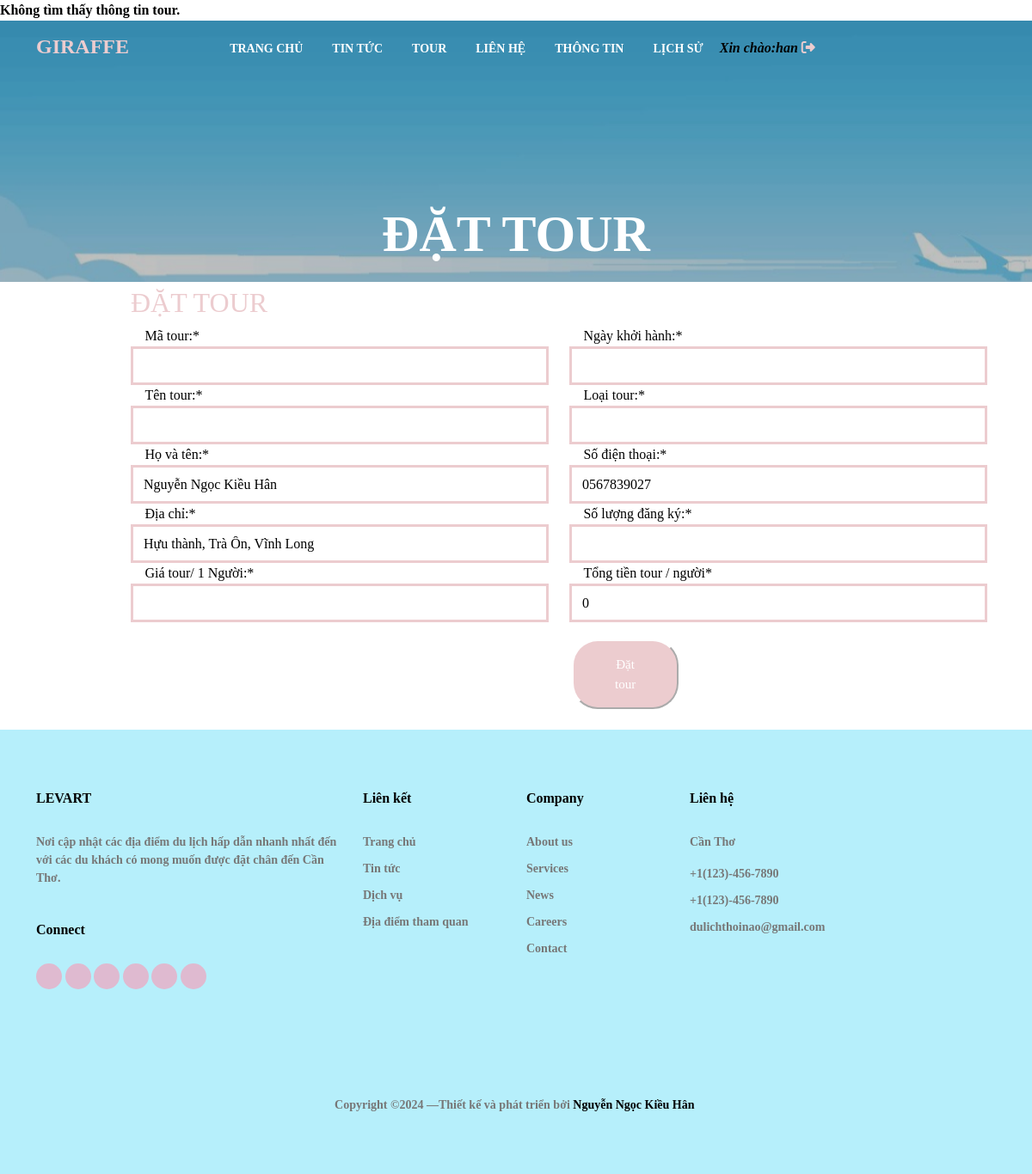
Page /hoadon.php (signed in) on the committed database.
### tables this page shows
CREATE TABLE `khachhang` (
  `KH_MA` int(11) NOT NULL,
  `KH_HOTEN` varchar(150) NOT NULL,
  `KH_EMAIL` varchar(150) NOT NULL,
  `KH_SDT` varchar(10) NOT NULL,
  `KH_DIACHI` text NOT NULL,
  `KH_USERNAME` varchar(100) NOT NULL,
  `KH_PASSWORD` varchar(10) NOT NULL
);

### hoadon.php (the view, shortened to what this page needs)
<?php
include('inc/header.php');
require_once("connect.php");
$tourName = $_POST['T_TEN'];
$sqlTour = "SELECT T_MA FROM tour WHERE T_TEN = ?";
$stmtTour = $conn->prepare($sqlTour);
$stmtTour->bind_param("s", $tourName);
$stmtTour->execute();
$resultTour = $stmtTour->get_result();
if ($resultTour->num_rows > 0) {
    $rowTour = $resultTour->fetch_assoc();
    $selectedTourId = $rowTour['T_MA'];
} else {
    echo "Không tìm thấy thông tin tour.";
}
$departureDates = $_POST['T_NGAYKHOIHANH'];
$tourTypes = $_POST['LT_MA'];
$KH_HOTEN = $_POST['KH_HOTEN'];
$KH_SDT = $_POST['KH_SDT'];
$KH_DIACHI = $_POST['KH_DIACHI'];
$numberOfParticipants = $_POST['soluongdangky'];
$tourPrice = $_POST['T_GIA'];
$totalPrice = $numberOfParticipants * $tourPrice;
$loggedInUser = $_SESSION["KH_USERNAME"];
$sqlKhachHang = "SELECT KH_MA, KH_HOTEN, KH_SDT, KH_DIACHI FROM khachhang WHERE KH_USERNAME = ?";
$stmtKhachHang = $conn->prepare($sqlKhachHang);
$stmtKhachHang->bind_param("s", $loggedInUser);
$stmtKhachHang->execute();
$resultKhachHang = $stmtKhachHang->get_result();
if ($resultKhachHang->num_rows > 0) {
    $rowKhachHang = $resultKhachHang->fetch_assoc();
    $KH_HOTEN = $rowKhachHang['KH_HOTEN'];
    $KH_SDT = $rowKhachHang['KH_SDT'];
    $KH_DIACHI = $rowKhachHang['KH_DIACHI'];
}
?>
<body>
    <div class="hero overlay py-0 bg-white">
        <div class="img-bg rellax">
            <img src="images/nen.jpg" alt="Image" class="img-fluid">
        </div>
        <div class="container">
            <div class="row align-items-center justify-content-start">
                <div class="col-lg-6 mx-auto text-center">
                    <h1 class="heading" data-aos="fade-up">ĐẶT TOUR</h1>
                </div>
            </div>
        </div>
    </div>
    <form method="post" action="xulydattour.php">
        <div class="container">
            <h2>ĐẶT TOUR</h2>
            <div class="row">
                <div class="col-lg-6">
                    <label for="T_MA" class="icon-cloud" class="form-label"> Mã tour:<span class="error">*
                        </span></label>
                    <input class="form-control" type="text" name="T_MA" value="<?php echo $selectedTourId; ?> "
                        readonly>
                </div>
                <div class="col-lg-6">
                    <label for="T_NGAYKHOIHANH" class="icon-attachment" class="form-label"> Ngày khởi hành:<span
                            class="error">*
                        </span></label> <input class="form-control" type="text" name="T_NGAYKHOIHANH"
                        value="<?php echo $departureDates; ?>" readonly>
                </div>
            </div>
            <div class="row">
                <div class="col-lg-6">
                    <label for="T_TEN" class="icon-cloud" class="form-label"> Tên tour:<span class="error">*
                        </span></label>
                    <input class="form-control" type="text" name="T_TEN" value="<?php echo $tourName; ?>" readonly>
                </div>
                <div class="col-lg-6">
                    <label for="LT_MA" class="icon-menu" class="form-label"> Loại tour:<span class="error">*
                        </span></label> <input class="form-control" type="text" name="LT_MA"
                        value="<?php echo $tourTypes; ?>" readonly>
                </div>
            </div>
            <div class="row">
                <div class="col-lg-6">
                    <label for="KH_HOTEN" class="icon-user" class="form-label"> Họ và tên:<span class="error">*
                        </span></label> <input class="form-control" type="text" name="KH_HOTEN"
                        value="<?php echo $KH_HOTEN; ?>" readonly>
                </div>
                <div class="col-lg-6">
                    <label for="KH_SDT" class="icon-phone" class="form-label"> Số điện thoại:<span class="error">*
                        </span></label> <input class="form-control" type="text" name="KH_SDT"
                        value="<?php echo $KH_SDT; ?>" readonly>
                </div>
            </div>
            <div class="row">
                <div class="col-lg-6">
                    <label for="KH_DIACHI" class="icon-envelope" class="form-label"> Địa chỉ:<span class="error">*
                        </span></label> <input class="form-control" type="text" name="KH_DIACHI"
                        value="<?php echo $KH_DIACHI; ?>" readonly>
                </div>
                <div class="col-lg-6">
                    <label for="soluongdangky" class="icon-edit" class="form-label"> Số lượng đăng ký:<span
                            class="error">*
                        </span></label> <input class="form-control" type="number" name="soluongdangky"
                        value="<?php echo $numberOfParticipants; ?>" readonly>
                </div>
            </div>
            <div class="row">
                <div class="col-lg-6">
                    <label for="tourPrice" class="icon-money" class="form-label"> Giá tour/ 1 Người:<span
                            class="error">*
                        </span></label>
                    <input class="form-control" type="number" name="T_GIA" value="<?php echo $tourPrice; ?>" readonly>
                </div>
                <div class="col-lg-6">
                    <label for="tourPrice" class="icon-money" class="form-label"> Tổng tiền tour /
                        <?php echo $numberOfParticipants; ?> người<span class="error">*
                        </span></label>
                    <input class="form-control" type="text" name="HD_TONGTIEN" value="<?php echo $totalPrice; ?>"
                        readonly>
                </div>
            </div>
            <div class="col-lg-6">
                <button class="btn1 btn-primary py-3 px-5" type=" submit" name="dat_tour">Đặt tour</button>
            </div>
    </form>
</body>
</html>
<?php
include('inc/footer.php');
?>

### rows in the picture
khachhang: KH_HOTEN "Nguyễn Ngọc Kiều Hân", KH_SDT "0567839027", KH_DIACHI "Hựu thành, Trà Ôn, Vĩnh Long"

### other values in the picture
$_SESSION["KH_USERNAME"] "han"
